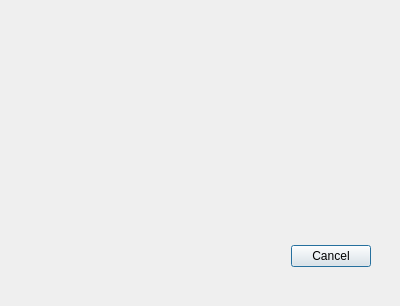
<?xml version="1.0" encoding="UTF-8"?>
<ui version="4.0">
 <class>Dialog</class>
 <widget class="QDialog" name="Dialog">
  <property name="geometry">
   <rect>
    <x>0</x>
    <y>0</y>
    <width>400</width>
    <height>306</height>
   </rect>
  </property>
  <property name="windowTitle">
   <string>Dialog</string>
  </property>
  <widget class="QDialogButtonBox" name="buttonBox">
   <property name="geometry">
    <rect>
     <x>30</x>
     <y>240</y>
     <width>341</width>
     <height>32</height>
    </rect>
   </property>
   <property name="orientation">
    <enum>Qt::Horizontal</enum>
   </property>
   <property name="standardButtons">
    <set>QDialogButtonBox::Cancel</set>
   </property>
  </widget>
  <widget class="QLabel" name="img">
   <property name="geometry">
    <rect>
     <x>30</x>
     <y>20</y>
     <width>341</width>
     <height>201</height>
    </rect>
   </property>
   <property name="text">
    <string/>
   </property>
  </widget>
 </widget>
 <resources/>
 <connections>
  <connection>
   <sender>buttonBox</sender>
   <signal>accepted()</signal>
   <receiver>Dialog</receiver>
   <slot>accept()</slot>
   <hints>
    <hint type="sourcelabel">
     <x>248</x>
     <y>254</y>
    </hint>
    <hint type="destinationlabel">
     <x>157</x>
     <y>274</y>
    </hint>
   </hints>
  </connection>
  <connection>
   <sender>buttonBox</sender>
   <signal>rejected()</signal>
   <receiver>Dialog</receiver>
   <slot>reject()</slot>
   <hints>
    <hint type="sourcelabel">
     <x>316</x>
     <y>260</y>
    </hint>
    <hint type="destinationlabel">
     <x>286</x>
     <y>274</y>
    </hint>
   </hints>
  </connection>
 </connections>
</ui>
